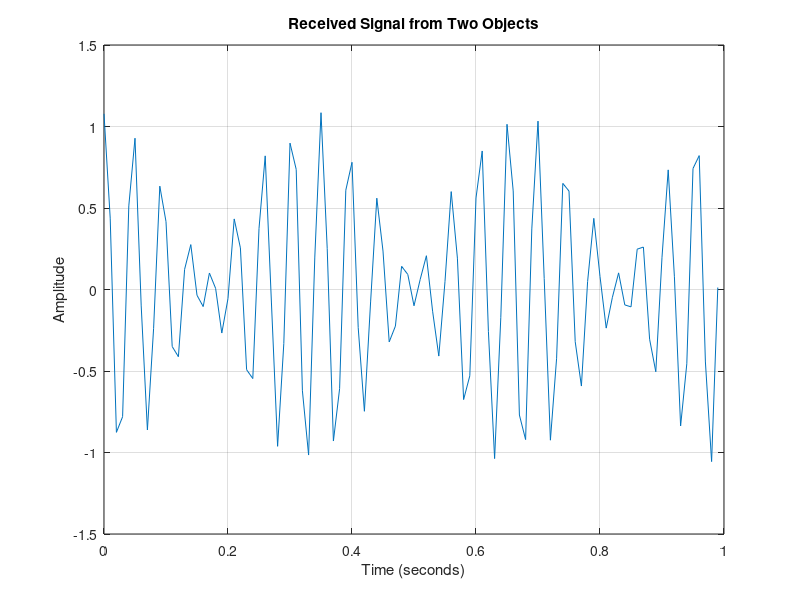

Recreate this plot in MATLAB.
fc=5;
tStart=0;
tEnd=1;
fs=100;
ts=1/fs;
t=tStart:ts:tEnd-ts;

beta = 0.3; 
C = 3e8; 

R1 = 250000; 
V1 = 50;     
alpha1 = 0.5; 

R2 = 200000;
V2 = 60;     
alpha2 = 0.6;    

fd1 = beta * V1;
td1 = 2 * R1 / C;
fd2 = beta * V2;
td2 = 2 * R2 / C;

y1 = alpha1 * cos(2 * pi * (fc+fd1) * (t - td1));
y2 = alpha2 * cos(2 * pi * (fc+fd2) * (t - td2));

y = y1 + y2;

figure;
plot(t, y);
xlabel('Time (seconds)');
ylabel('Amplitude');
title('Received Signal from Two Objects');
grid on;